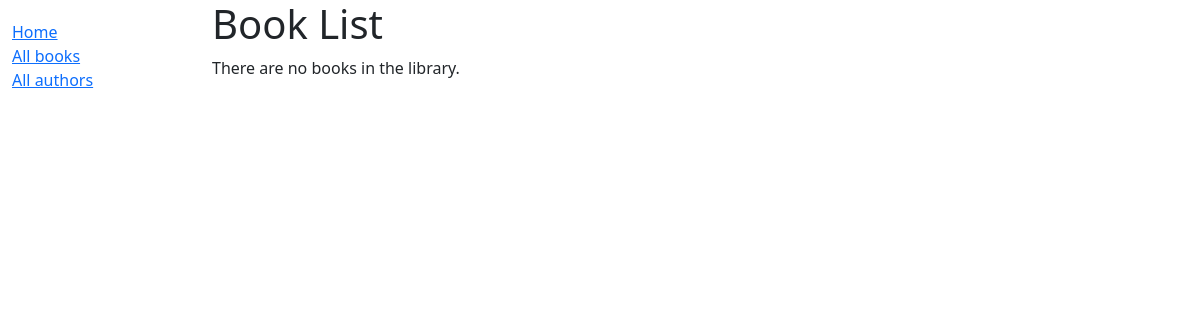
Before: /catalog/books/ with the older database file.
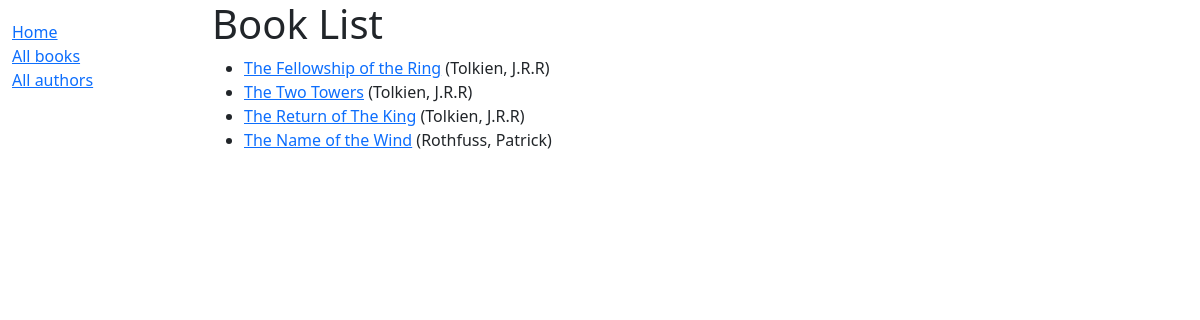
After: the same page with the newer database file.
### catalog/models.py (models this page shows, shortened)
class Book(models.Model):
    title = models.CharField(max_length=200)
    author = models.ForeignKey('Author', on_delete=models.RESTRICT, null=True)
    summary = models.TextField(
        max_length=1000, help_text="Enter a brief description of the book")
    isbn = models.CharField('ISBN', max_length=13,
                            unique=True,
                            help_text='13 Character <a href="https://www.isbn-international.org/content/what-isbn'
                                      '">ISBN number</a>')
    genre = models.ManyToManyField(
        Genre, help_text="Select a genre for this book")
    def get_absolute_url(self):
        return reverse('book-detail', args=[str(self.id)])

class Author(models.Model):
    first_name = models.CharField(max_length=100)
    last_name = models.CharField(max_length=100)
    date_of_birth = models.DateField(null=True, blank=True)
    date_of_death = models.DateField('Died', null=True, blank=True)
    class Meta:
        ordering = ['last_name', 'first_name']
    def __str__(self):
        return f'{self.last_name}, {self.first_name}'

### catalog/views.py (the view)
# urls.py: path('books/', views.BookListView.as_view(), name='books'),
class BookListView(generic.ListView):
    model = Book
    paginate_by = 10

### catalog/templates/catalog/book_list.html
{% extends "base_generic.html" %}
{% block content %}
    <h1>Book List</h1>
    {% if book_list %}
    <ul>
      {% for book in book_list %}
      <li>
        <a href="{{ book.get_absolute_url }}">{{ book.title }}</a> ({{book.author}})
      </li>
      {% endfor %}
    </ul>
    {% else %}
      <p>There are no books in the library.</p>
    {% endif %}
{% endblock %}

### catalog/templates/base_generic.html (shortened to what this page needs)
<!DOCTYPE html>
<html lang="en">
  <head>
    <link
      href="https://cdn.jsdelivr.net/npm/bootstrap@5.3.3/dist/css/bootstrap.min.css"
      rel="stylesheet"
    />
    {% load static %}
    <link rel="stylesheet" href="{% static 'css/styles.css' %}" />
  </head>
  <body>
    <div class="container-fluid">
      <div class="row">
        <div class="col-sm-2">
          {% block sidebar %}
          <ul class="sidebar-nav">
            <li><a href="{% url 'index' %}">Home</a></li>
            <li><a href="{% url 'books' %}">All books</a></li>
            <li><a href="">All authors</a></li>
          </ul>
          {% endblock %}
        </div>
        <div class="col-sm-10">
          {% block content %}{% endblock %}
        </div>
      </div>
    </div>
  </body>
</html>

### catalog/static/css/styles.css (style rules this page uses)
.sidebar-nav { margin-top: 20px; padding: 0; list-style: none; }

Changed rows visible on the page:
added Book: title "The Fellowship of the Ring", author "Tolkien, J.R.R"
added Book: title "The Two Towers", author "Tolkien, J.R.R"
added Book: title "The Return of The King", author "Tolkien, J.R.R"
added Book: title "The Name of the Wind", author "Rothfuss, Patrick"
Other visible differences:
text no longer shown: "There are no books in the library."
